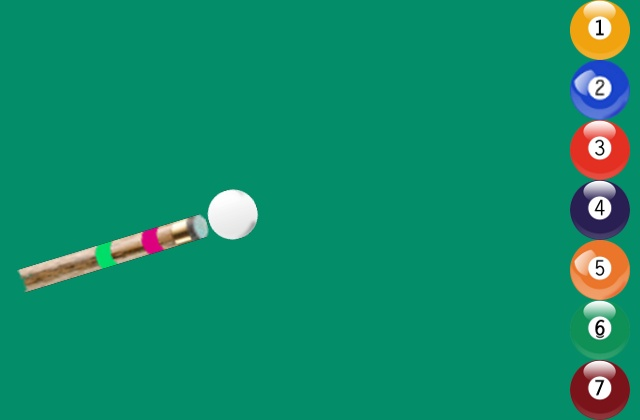
#> input picture Task1_Practice/test_images/1.jpg, 640 x 420 px
$ python code.py   (Python 2 division)
#> lines starting #> are read from the running program, lines starting #| are printed output that depends on the picture; after the words box and inside, x2 and y2 are one past the last pixel; in counts of white or black regions, pixels touching at a corner belong together
# -*- coding: cp1252 -*-
import numpy as np
import cv2

img = cv2.imread('test_images/1.jpg')
#> img is the input picture: shape (420, 640, 3); mean B, G, R 106.8, 140.5, 18.8

#Teams can add other helper functions which can be \
#added here

def play(img):
    '''
    img-- a single test image as input argument
    ball_number  -- returns the single integer specifying the target that was
    hit  eg. 1, 5, etc
    '''
    stick = 3
    whiteball=2
    otherball=4

    MIN = np.array([70, 100, 100],np.uint8)
    MAX = np.array([85, 255, 255],np.uint8)

    hsvimg = cv2.cvtColor(img,cv2.COLOR_BGR2HSV)
#> hsvimg: shape (420, 640, 3); mean H, S, V 80.2, 237.8, 145.9
    height, width = img.shape[:2]
#> height = 420; width = 640
    framet = cv2.inRange(hsvimg, MIN, MAX)
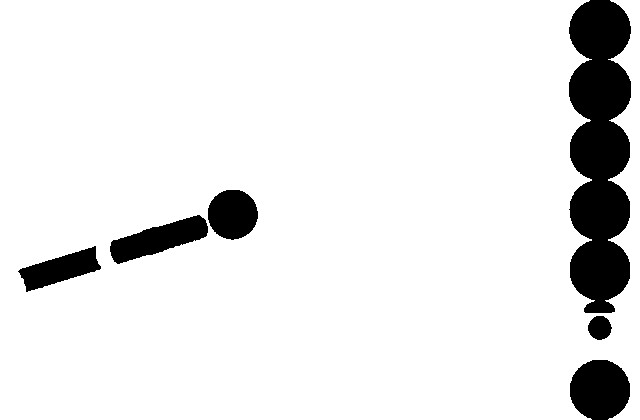
#> framet: shape (420, 640); 90.8% white; 6 black regions
    contours, hierarchy = cv2.findContours(framet,cv2.RETR_TREE,cv2.CHAIN_APPROX_SIMPLE)
#> contours = 5 contours; box (x1, y1, x2, y2) and area: (0, 0, 640, 420) 249276, (109, 214, 209, 265) 2469, (207, 189, 259, 241) 2030, (17, 245, 102, 293) 1940, (587, 315, 613, 341) 469
    contours=sorted(contours, key = cv2.contourArea, reverse = True)[:5]
#cv2.drawContours(img,contours,2,(0,255,0),1) #1 for stick, 2 for white ball, 3 for other ball

##
    M1 = cv2.moments(contours[stick])
#> M1 = moments, m00 1940, centre m10/m00, m01/m00 = (59.65, 268.8)
    cx1 = int(M1['m10']/M1['m00'])
#> cx1 = 59
    cy1 = int(M1['m01']/M1['m00'])
#> cy1 = 268

##
    M2 = cv2.moments(contours[whiteball])
#> M2 = moments, m00 2029.5, centre m10/m00, m01/m00 = (232.3, 214)
    cx2 = int(M2['m10']/M2['m00'])
#> cx2 = 232
    cy2 = int(M2['m01']/M2['m00'])
#> cy2 = 213

##
    M3 = cv2.moments(contours[otherball])
#> M3 = moments, m00 469, centre m10/m00, m01/m00 = (599.3, 327.4)
    cx3 = int(M3['m10']/M3['m00'])
#> cx3 = 599
    cy3 = int(M3['m01']/M3['m00'])
#> cy3 = 327

###calculating slope of white ball's and stick's centroids coordinate system
    slope=(float)(cy1-cy2)/(cx2-cx1);
#> slope = 0.318

#drawing line
    cy4=-(float)(slope)*(cx3-cx1)+cy1
#> cy4 = 96.32
    cy4=round(cy4)
#> cy4 = 96
    cy4=(int)(cy4)

    ballwidth=height/7
#> ballwidth = 60
    cv2.line(img,(cx1,cy1),(cx3,cy4),(255,255,255), 1)
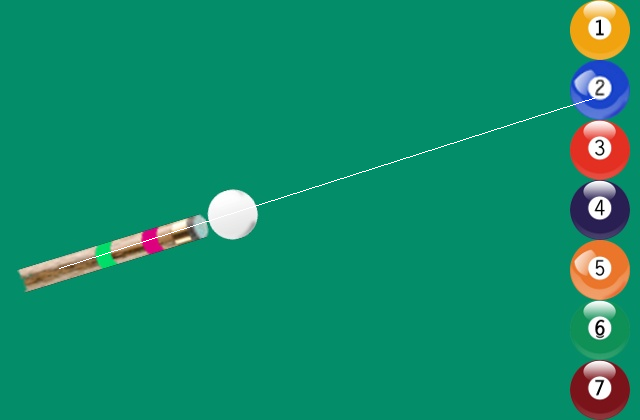
#> img: shape (420, 640, 3); 0.2% of pixels changed, all inside (x1, y1, x2, y2) = (59, 96, 600, 269)
##finding colliding ball
    ccx=cx3-30
#> ccx = 569
    ccy=-(float)(slope)*(ccx-cx1)+cy1
#> ccy = 105.9

    pix=60
    count=0
    while pix<=height:
        count=count+1
        if ccy>=pix-60 and ccy<pix:
            ball_number=count
        pix=pix+60
#> after the loop, count = 7; pix = 480
    return ball_number
##End of method

if __name__ == "__main__":
    #checking output for single image
    img = cv2.imread('test_images/1.jpg')
    ball_number = play(img)
#> ball_number = 2
    print ball_number, " number ball at target range"
#| 2  number ball at target range
    #checking output for all images
    num_list = []
    for file_number in range(1,11):
        file_name = "test_images/"+str(file_number)+".jpg"
        pic = cv2.imread(file_name)
        ball_number = play(pic)
        num_list.append(ball_number)
#> pass 2 of the loop `for file_number in range(1,11):`:
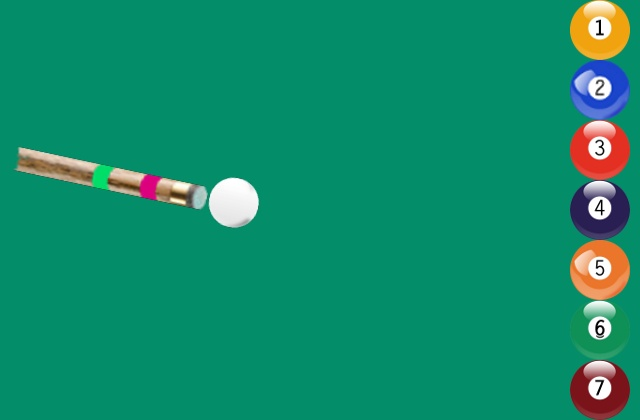
#> input picture Task1_Practice/test_images/2.jpg, 640 x 420 px
#> pic is the input picture: shape (420, 640, 3); mean B, G, R 106.8, 140.5, 18.8
#> hsvimg: shape (420, 640, 3); mean H, S, V 80.2, 237.8, 145.9
#> in play (call 3), `framet = cv2.inRange(hsvimg, MIN, MAX)`:
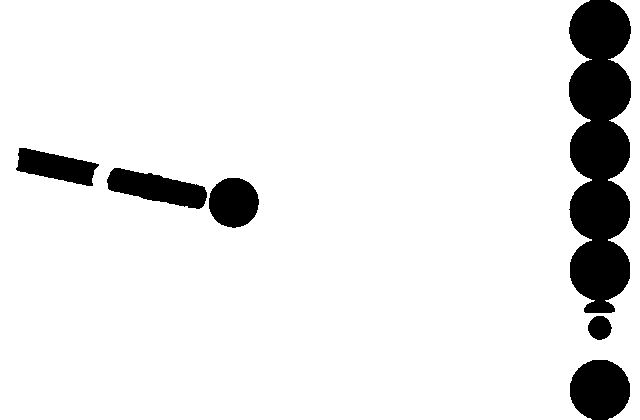
#> framet: shape (420, 640); 90.8% white; 6 black regions
#> contours = 5 contours; box (x1, y1, x2, y2) and area: (0, 0, 640, 420) 249276, (106, 167, 208, 210) 2465, (208, 177, 260, 229) 2034, (15, 147, 100, 187) 1938, (587, 315, 613, 341) 469
#> M1 = moments, m00 1937.5, centre m10/m00, m01/m00 = (55.7, 166.4)
#> cx1 = 55
#> cy1 = 166
#> M2 = moments, m00 2034, centre m10/m00, m01/m00 = (233.3, 202.2)
#> cx2 = 233
#> cy2 = 202
#> slope = -0.202
#> in play (call 3), `cy4=-(float)(slope)*(cx3-cx1)+cy1`: cy4 = 276
#> in play (call 3), `cv2.line(img,(cx1,cy1),(cx3,cy4),(255,255,255), 1)`:
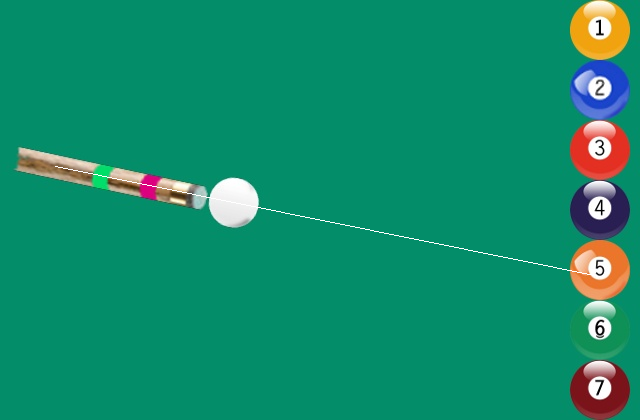
#> img: shape (420, 640, 3); 0.2% of pixels changed, all inside (x1, y1, x2, y2) = (55, 166, 600, 277)
#> ccy = 270
#> after the loop in play (call 3), `while pix<=height:`: count = 7; pix = 480
#> `ball_number = play(pic)`: ball_number = 5
#> (the run stopped early here; a loop or call above may not have finished)
